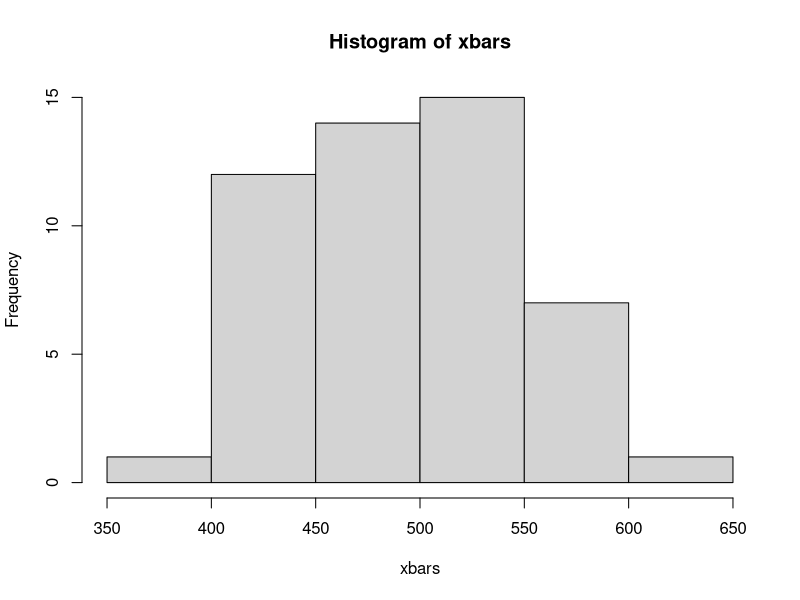
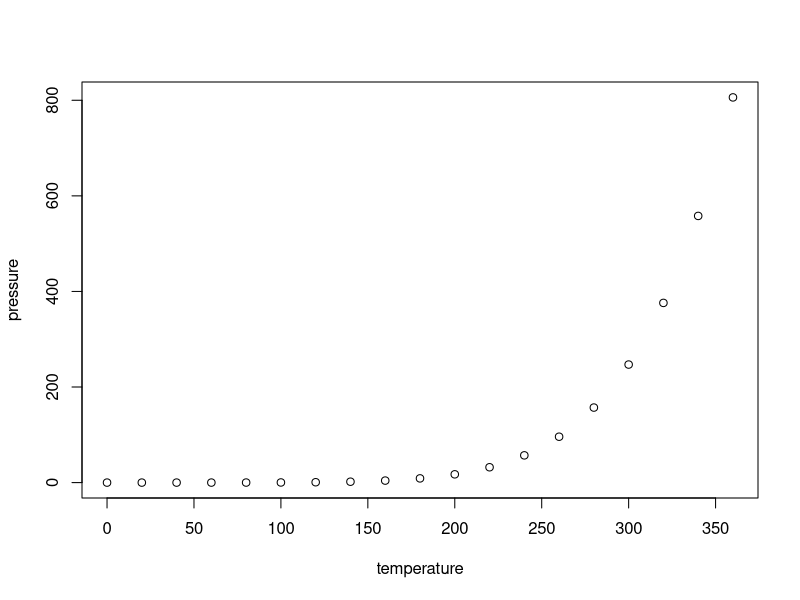

The R script that drew these images, in order:
## ---- chunk 1
a<-1:999
n<-30
i<-50
var_a<-var(a)*((n-1)/n)
sd_a<-sqrt(var_a)
## ---- chunk 2
xbars<-vector()
xbars<-sapply(1:i, function(x) xbars[x]=mean((sample(a, n, replace=F))))
## ---- chunk 3
knitr::opts_chunk$set(fig.width=4, fig.height=3) 
## ---- chunk 4
#| label: fig-test
#| fig-cap: "표본평균의 히스토그램"
hist(xbars)
## ---- chunk 5
lbound=mean(a)-2*sqrt(var_a/n)
ubound=mean(a)+2*sqrt(var_a/n)
## ---- chunk 6
summary(cars)
## ---- chunk 7
#| label: fig-test2
#| fig-cap: Pressure
plot(pressure)
